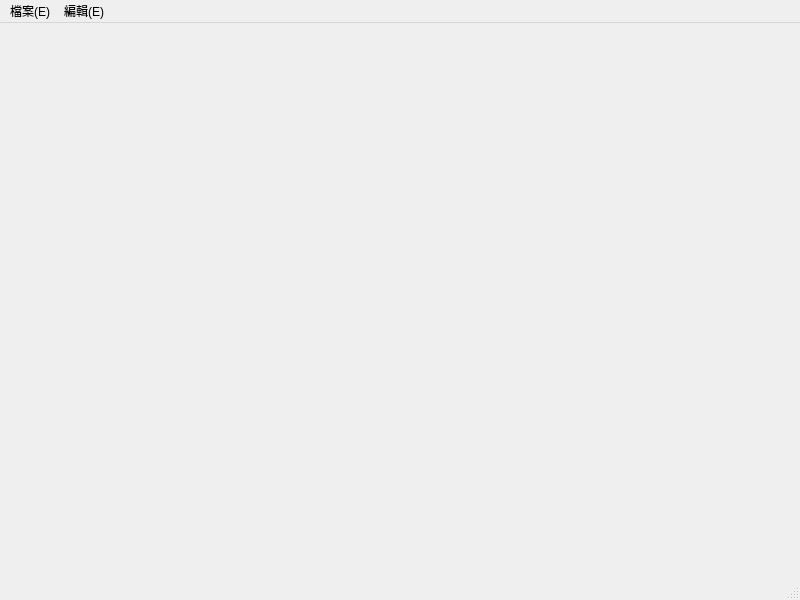
<?xml version="1.0" encoding="UTF-8"?>
<ui version="4.0">
 <class>MainWindow</class>
 <widget class="QMainWindow" name="MainWindow">
  <property name="geometry">
   <rect>
    <x>0</x>
    <y>0</y>
    <width>800</width>
    <height>600</height>
   </rect>
  </property>
  <property name="windowTitle">
   <string>MainWindow</string>
  </property>
  <widget class="QWidget" name="centralwidget"/>
  <widget class="QMenuBar" name="menubar">
   <property name="geometry">
    <rect>
     <x>0</x>
     <y>0</y>
     <width>800</width>
     <height>21</height>
    </rect>
   </property>
   <widget class="QMenu" name="menu_E">
    <property name="title">
     <string>檔案(E)</string>
    </property>
    <addaction name="action_N"/>
    <addaction name="action_O"/>
    <addaction name="action_C"/>
    <addaction name="separator"/>
    <addaction name="action_S"/>
    <addaction name="action_A"/>
    <addaction name="separator"/>
    <addaction name="action_X"/>
   </widget>
   <widget class="QMenu" name="menu_E_2">
    <property name="title">
     <string>編輯(E)</string>
    </property>
    <addaction name="action_U"/>
    <addaction name="action_T"/>
    <addaction name="action_C_2"/>
    <addaction name="action_A_2"/>
   </widget>
   <addaction name="menu_E"/>
   <addaction name="menu_E_2"/>
  </widget>
  <widget class="QStatusBar" name="statusbar"/>
  <action name="action_N">
   <property name="text">
    <string>新增(N)</string>
   </property>
   <property name="shortcut">
    <string>Ctrl+Z</string>
   </property>
  </action>
  <action name="action_O">
   <property name="text">
    <string>開啟(O)</string>
   </property>
   <property name="shortcut">
    <string>Ctrl+O</string>
   </property>
  </action>
  <action name="action_C">
   <property name="text">
    <string>關閉(C)</string>
   </property>
  </action>
  <action name="action_S">
   <property name="text">
    <string>儲存(S)</string>
   </property>
   <property name="shortcut">
    <string>Ctrl+S</string>
   </property>
  </action>
  <action name="action_A">
   <property name="text">
    <string>另存(A)</string>
   </property>
  </action>
  <action name="action_X">
   <property name="text">
    <string>退出(X)</string>
   </property>
  </action>
  <action name="action_U">
   <property name="text">
    <string>還原(U)</string>
   </property>
   <property name="shortcut">
    <string>Ctrl+Z</string>
   </property>
  </action>
  <action name="action_T">
   <property name="text">
    <string>剪下(T)</string>
   </property>
   <property name="shortcut">
    <string>Ctrl+X</string>
   </property>
  </action>
  <action name="action_C_2">
   <property name="text">
    <string>複製(C)</string>
   </property>
   <property name="shortcut">
    <string>Ctrl+C</string>
   </property>
  </action>
  <action name="action_A_2">
   <property name="text">
    <string>全選(A)</string>
   </property>
   <property name="shortcut">
    <string>Ctrl+A</string>
   </property>
  </action>
 </widget>
 <resources/>
 <connections/>
</ui>
